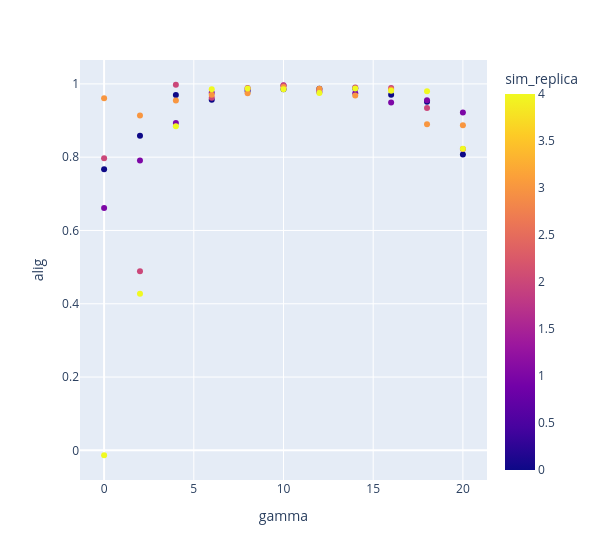

The code cell stored with this chart in its notebook:
### Code cell
# Gamma = 20 makes the cluster stutter, leading to lower alignment
px.scatter(clusterveldf, x="gamma", y="alig", color="sim_replica").update_layout(width=600)

### Figure 1 — Plotly figure (JSON) as saved in the notebook; plotly's stock layout.template omitted (floating-point values rounded to 4 significant figures)
{"data": [{"hovertemplate": "gamma=%{x}<br>alig=%{y}<br>sim_replica=%{marker.color}<extra></extra>", "legendgroup": "", "marker": {"color": [0, 1, 2, 3, 4, 0, 1, 2, 3, 4, 0, 1, 2, 3, 4, 0, 1, 2, 3, 4, 0, 1, 2, 3, 4, 0, 1, 2, 3, 4, 0, 1, 2, 3, 4, 0, 1, 2, 3, 4, 0, 1, 2, 3, 4, 0, 1, 2, 3, 4, 0, 1, 2, 3, 4], "coloraxis": "coloraxis", "symbol": "circle"}, "mode": "markers", "name": "", "orientation": "v", "showlegend": false, "type": "scatter", "x": [0, 0, 0, 0, 0, 2, 2, 2, 2, 2, 4, 4, 4, 4, 4, 6, 6, 6, 6, 6, 8, 8, 8, 8, 8, 10, 10, 10, 10, 10, 12, 12, 12, 12, 12, 14, 14, 14, 14, 14, 16, 16, 16, 16, 16, 18, 18, 18, 18, 18, 20, 20, 20, 20, 20], "xaxis": "x", "y": [0.7669, 0.6611, 0.7972, 0.9607, -0.01341, 0.8582, 0.7908, 0.4886, 0.9136, 0.4271, 0.9696, 0.8929, 0.9976, 0.9546, 0.8847, 0.957, 0.976, 0.9622, 0.9706, 0.9853, 0.9807, 0.9864, 0.9886, 0.9742, 0.9873, 0.9852, 0.9954, 0.9966, 0.9917, 0.9857, 0.987, 0.9777, 0.9832, 0.9864, 0.9748, 0.9876, 0.9743, 0.9904, 0.9685, 0.9874, 0.9703, 0.9494, 0.9888, 0.9846, 0.9812, 0.9514, 0.9553, 0.9342, 0.8897, 0.9802, 0.8071, 0.9216, 0.8221, 0.8873, 0.8232], "yaxis": "y"}], "layout": {"coloraxis": {"colorbar": {"title": {"text": "sim_replica"}}, "colorscale": [[0, "#0d0887"], [0.1111, "#46039f"], [0.2222, "#7201a8"], [0.3333, "#9c179e"], [0.4444, "#bd3786"], [0.5556, "#d8576b"], [0.6667, "#ed7953"], [0.7778, "#fb9f3a"], [0.8889, "#fdca26"], [1, "#f0f921"]]}, "legend": {"tracegroupgap": 0}, "margin": {"t": 60}, "width": 600, "xaxis": {"anchor": "y", "domain": [0, 1], "title": {"text": "gamma"}}, "yaxis": {"anchor": "x", "domain": [0, 1], "title": {"text": "alig"}}}}
